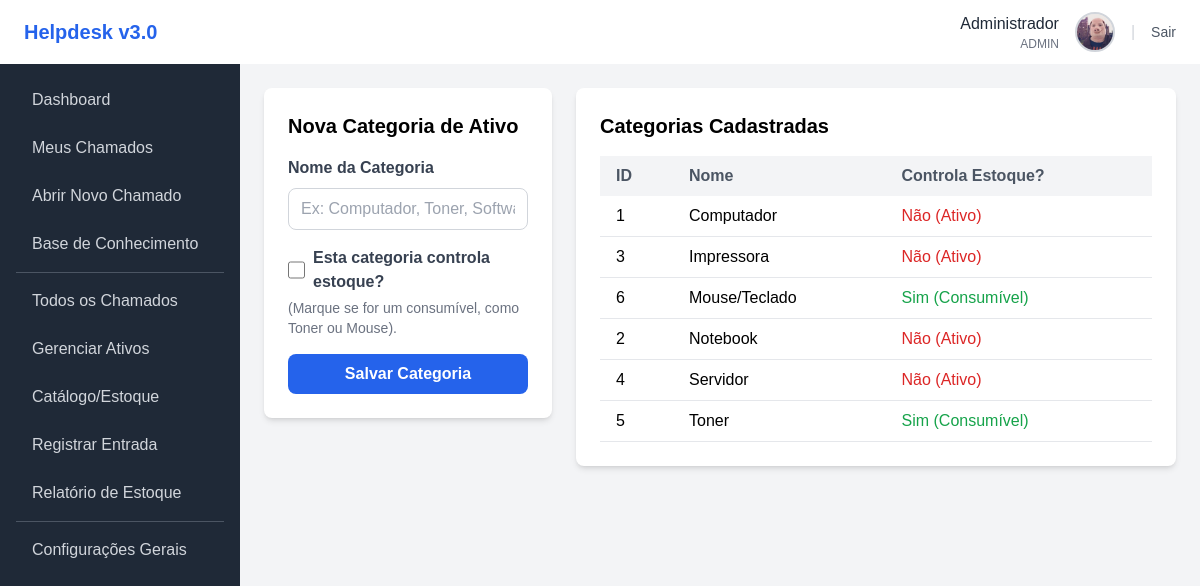
/admin/categorias_ativo/index.php (signed in), run on the app's committed database.
### tables this page shows
CREATE TABLE `categorias_ativo` (
  `id_categoria_ativo` int(11) NOT NULL,
  `nome_categoria` varchar(100) NOT NULL,
  `controla_estoque` tinyint(1) NOT NULL DEFAULT 0 COMMENT 'TRUE se for consumível (Toner, Mouse), FALSE se for ativo (PC)'
);

### admin/categorias_ativo/index.php (the view, shortened to what this page needs)
<?php
require_once '../../includes/header.php';
$lista_categorias = $pdo->query("SELECT * FROM categorias_ativo ORDER BY nome_categoria")->fetchAll();
?>
<div class="grid grid-cols-1 md:grid-cols-3 gap-6">
    <div class="md:col-span-1">
        <div class="bg-white shadow-md rounded-lg p-6">
            <h2 class="text-xl font-bold mb-4">Nova Categoria de Ativo</h2>
            <form action="index.php" method="POST">
                <div class="mb-4">
                    <label for="nome_categoria" class="block text-gray-700 font-semibold mb-2">Nome da Categoria</label>
                    <input type="text" id="nome_categoria" name="nome_categoria"
                           class="w-full px-3 py-2 border border-gray-300 rounded-lg"
                           placeholder="Ex: Computador, Toner, Software" required>
                </div>
                <div class="mb-4">
                    <label class="flex items-center">
                        <input type="checkbox" name="controla_estoque" class="h-5 w-5 text-blue-600 border-gray-300 rounded">
                        <span class="ml-2 text-gray-700 font-semibold">
                            Esta categoria controla estoque?
                        </span>
                    </label>
                    <p class="text-sm text-gray-500 mt-1">(Marque se for um consumível, como Toner ou Mouse).</p>
                </div>
                <button type="submit"
                        class="w-full bg-blue-600 text-white font-bold py-2 px-4 rounded-lg hover:bg-blue-700">
                    Salvar Categoria
                </button>
            </form>
        </div>
    </div>
    <div class="md:col-span-2">
        <div class="bg-white shadow-md rounded-lg p-6">
            <h2 class="text-xl font-bold mb-4">Categorias Cadastradas</h2>
            <table class="min-w-full bg-white">
                <thead class="bg-gray-100">
                    <tr>
                        <th class="py-2 px-4 text-left text-gray-600 font-semibold">ID</th>
                        <th class="py-2 px-4 text-left text-gray-600 font-semibold">Nome</th>
                        <th class="py-2 px-4 text-left text-gray-600 font-semibold">Controla Estoque?</th>
                    </tr>
                </thead>
                <tbody>
                    <?php foreach ($lista_categorias as $cat): ?>
                        <tr class="border-b">
                            <td class="py-2 px-4"><?= $cat['id_categoria_ativo'] ?></td>
                            <td class="py-2 px-4"><?= htmlspecialchars($cat['nome_categoria']) ?></td>
                            <td class="py-2 px-4 font-medium">
                                <?php if ($cat['controla_estoque']): ?>
                                    <span class="text-green-600">Sim (Consumível)</span>
                                <?php else: ?>
                                    <span class="text-red-600">Não (Ativo)</span>
                                <?php endif; ?>
                            </td>
                        </tr>
                    <?php endforeach; ?>
                </tbody>
            </table>
        </div>
    </div>
</div>
<?php
require_once '../../includes/footer.php';
?>

### includes/header.php (shortened to what this page needs)
<?php
$base_url = "/infragestao";
$usuario_nome_logado = $_SESSION['usuario_nome'];
$usuario_role_logado = $_SESSION['usuario_role'];
$usuario_avatar = $_SESSION['usuario_avatar'] ?? null;
?>
<!DOCTYPE html>
<html lang="pt-br" class="h-full bg-gray-100">
<head>
    <script src="https://cdn.tailwindcss.com"></script>
</head>
<body class="h-full">
<header class="bg-white shadow-md px-6 flex justify-between items-center h-16">
    <div>
        <h1 class="text-xl font-bold text-blue-600">Helpdesk v3.0</h1>
    </div>
    <div class="flex items-center space-x-4">
        <div class="text-right">
            <span class="text-gray-800 font-medium"><?php echo htmlspecialchars($usuario_nome_logado); ?></span>
            <span class="block text-xs text-gray-500 font-medium"><?php echo htmlspecialchars($usuario_role_logado); ?></span>
        </div>
        <div class="w-10 h-10 rounded-full bg-gray-200 overflow-hidden border-2 border-gray-300">
            <?php if ($usuario_avatar): ?>
                <img src="<?= $base_url ?>/uploads/avatars/<?= htmlspecialchars($usuario_avatar) ?>"
                     alt="Avatar" class="w-full h-full object-cover">
            <?php else: ?>
                <svg class="w-full h-full text-gray-400" fill="currentColor" viewBox="0 0 20 20">
                    <path fill-rule="evenodd" d="M10 9a3 3 0 100-6 3 3 0 000 6zm-7 9a7 7 0 1114 0H3z" clip-rule="evenodd"></path>
                </svg>
            <?php endif; ?>
        </div>
        <span class="text-gray-300">|</span>
        <a href="<?php echo $base_url; ?>/logout.php"
           class="text-sm text-gray-600 hover:text-red-500 hover:underline font-medium">
           Sair
        </a>
    </div>
</header>
<div class="main-container">
    <?php include_once 'sidebar.php'; ?>
    <main class="content bg-gray-100 p-6 flex-1">

### includes/sidebar.php (shortened to what this page needs)
<aside class="w-60 bg-gray-800 text-gray-300 min-h-[calc(100vh-60px)] p-4">
    <nav>
        <ul class="space-y-2">
            <li>
                <a href="<?= $base_url ?>/index.php"
                   class="block px-4 py-2 rounded-lg hover:bg-gray-700 hover:text-white transition duration-200">
                   Dashboard
                </a>
            </li>
            <li>
                <a href="<?= $base_url ?>/chamados/index.php"
                   class="block px-4 py-2 rounded-lg hover:bg-gray-700 hover:text-white transition duration-200">
                   Meus Chamados
                </a>
            </li>
            <li>
                <a href="<?= $base_url ?>/chamados/novo.php"
                   class="block px-4 py-2 rounded-lg hover:bg-gray-700 hover:text-white transition duration-200">
                   Abrir Novo Chamado
                </a>
            </li>
            <li>
                <a href="<?= $base_url ?>/kb/index.php"
                   class="block px-4 py-2 rounded-lg hover:bg-gray-700 hover:text-white transition duration-200">
                   Base de Conhecimento
                </a>
            </li>
            <?php if ($usuario_role_logado == 'TECNICO' || $usuario_role_logado == 'ADMIN'): ?>
                <hr class="border-gray-600 my-2">
                <li>
                    <a href="<?= $base_url ?>/chamados/index.php?view=todos"
                       class="block px-4 py-2 rounded-lg hover:bg-gray-700 hover:text-white transition duration-200">
                       Todos os Chamados
                    </a>
                </li>
                <li>
                    <a href="<?= $base_url ?>/ativos/index.php"
                       class="block px-4 py-2 rounded-lg hover:bg-gray-700 hover:text-white transition duration-200">
                       Gerenciar Ativos
                    </a>
                </li>
                <li>
                    <a href="<?= $base_url ?>/estoque/index.php"
                       class="block px-4 py-2 rounded-lg hover:bg-gray-700 hover:text-white transition duration-200">
                       Catálogo/Estoque
                    </a>
                </li>
                <li>
                    <a href="<?= $base_url ?>/estoque/entrada.php"
                       class="block px-4 py-2 rounded-lg hover:bg-gray-700 hover:text-white transition duration-200">
                       Registrar Entrada
                    </a>
                </li>
                <li>
                    <a href="<?= $base_url ?>/estoque/relatorio.php"
                       class="block px-4 py-2 rounded-lg hover:bg-gray-700 hover:text-white transition duration-200">
                       Relatório de Estoque
                    </a>
                </li>
            <?php endif; ?>
            <?php if ($usuario_role_logado == 'ADMIN'): ?>
                <hr class="border-gray-600 my-2">
                <li>
                    <a href="<?= $base_url ?>/admin/index.php"
                       class="block px-4 py-2 rounded-lg hover:bg-gray-700 hover:text-white transition duration-200">
                       Configurações Gerais
                    </a>
                </li>
            <?php endif; ?>
        </ul>
    </nav>
</aside>

### includes/footer.php (shortened to what this page needs)
    </main> </div> </body>
</html>

### includes/header.php (style rules this page uses)
body { font-family: Arial, sans-serif; }
.main-container { display: flex; }

### data on the page
categorias_ativo: id_categoria_ativo "1", nome_categoria "Computador", controla_estoque "Não (Ativo)"
categorias_ativo: id_categoria_ativo "3", nome_categoria "Impressora", controla_estoque "Não (Ativo)"
categorias_ativo: id_categoria_ativo "6", nome_categoria "Mouse/Teclado", controla_estoque "Sim (Consumível)"
categorias_ativo: id_categoria_ativo "2", nome_categoria "Notebook", controla_estoque "Não (Ativo)"
categorias_ativo: id_categoria_ativo "4", nome_categoria "Servidor", controla_estoque "Não (Ativo)"
categorias_ativo: id_categoria_ativo "5", nome_categoria "Toner", controla_estoque "Sim (Consumível)"

### other printed values
$usuario_nome_logado "Administrador"
$usuario_role_logado "ADMIN"
